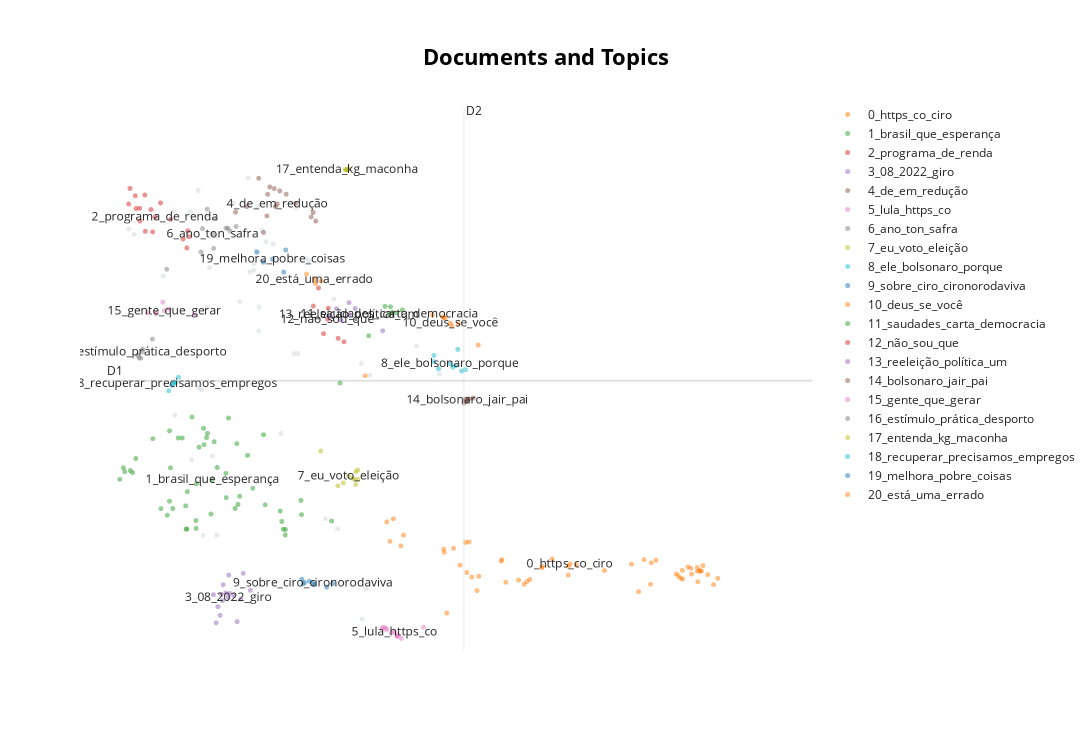

This figure's notebook cell:
### Markdown cell above
Visualização de tweets com tópicos semelhantes:

### Code cell
model.visualize_documents(docs)
